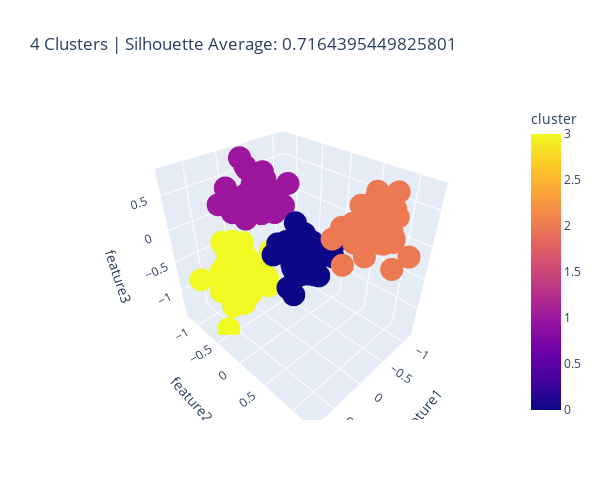

Notebook cell for this chart:
### Code cell
df_preds = df.copy()
df_preds["cluster"] = kmeans.labels_

px.scatter_3d(
    df_preds, 
    x="feature1", y="feature2", z="feature3", 
    height=500, width=600, color="cluster",
    title=f"{k_clusters} Clusters | Silhouette Average: {silhouette_avg}"
)

### Figure 1 — Plotly figure (JSON) as saved in the notebook; plotly's stock layout.template omitted (floating-point values rounded to 4 significant figures; data arrays with more than 128 entries replaced by an {"elided": "..."} marker saying what was removed)
{"data": [{"hovertemplate": "feature1=%{x}<br>feature2=%{y}<br>feature3=%{z}<br>cluster=%{marker.color}<extra></extra>", "legendgroup": "", "marker": {"color": {"elided": "200 int values"}, "coloraxis": "coloraxis", "symbol": "circle"}, "mode": "markers", "name": "", "scene": "scene", "showlegend": false, "type": "scatter3d", "x": {"elided": "200 float values"}, "y": {"elided": "200 float values"}, "z": {"elided": "200 float values"}}], "layout": {"coloraxis": {"colorbar": {"title": {"text": "cluster"}}, "colorscale": [[0, "#0d0887"], [0.1111, "#46039f"], [0.2222, "#7201a8"], [0.3333, "#9c179e"], [0.4444, "#bd3786"], [0.5556, "#d8576b"], [0.6667, "#ed7953"], [0.7778, "#fb9f3a"], [0.8889, "#fdca26"], [1, "#f0f921"]]}, "height": 500, "legend": {"tracegroupgap": 0}, "scene": {"domain": {"x": [0, 1], "y": [0, 1]}, "xaxis": {"title": {"text": "feature1"}}, "yaxis": {"title": {"text": "feature2"}}, "zaxis": {"title": {"text": "feature3"}}}, "title": {"text": "4 Clusters | Silhouette Average: 0.7164395449825801"}, "width": 600}}
